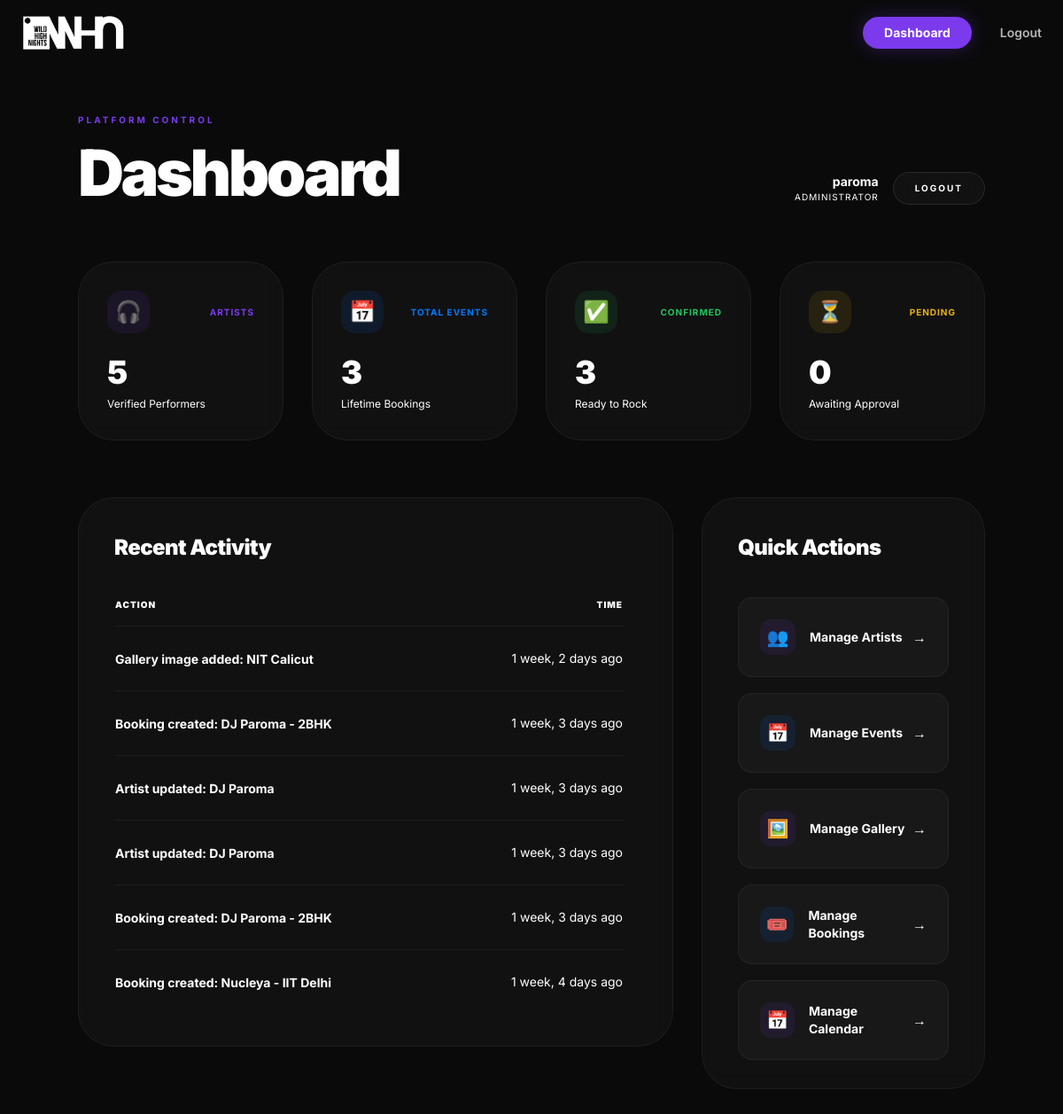
/dashboard/ (signed in), run on the app's committed database.
### bookings/models.py (models this page shows, shortened)
class ActivityLog(models.Model):
    action = models.CharField(max_length=255)
    created_at = models.DateTimeField(auto_now_add=True)

### bookings/views.py (the view)
# urls.py: path('dashboard/', views.dashboard_view, name='dashboard'),
@login_required(login_url='login')
def dashboard_view(request):
    context = {
        'total_artists': Artist.objects.count(),
        'total_bookings': Booking.objects.count(),
        'confirmed_events': Booking.objects.filter(status='Confirmed').count(),
        'pending_requests': Booking.objects.filter(status='Tentative').count(),
        'recent_bookings': Booking.objects.all().order_by('-date')[:5],
        'activity_logs': ActivityLog.objects.all().order_by('-created_at')[:10],
    }
    return render(request, 'bookings/dashboard.html', context)

### templates/bookings/dashboard.html (shortened to what this page needs)
{% extends 'base.html' %}
{% load static %}
{% block content %}
<div class="min-h-screen bg-whn-dark pt-32 pb-20 px-6">
    <div class="container mx-auto">
        <div class="flex flex-col md:flex-row md:items-end justify-between gap-8 mb-16" data-aos="fade-down">
            <div>
                <span class="text-whn-purple font-bold tracking-[0.3em] uppercase text-[10px] mb-4 block">Platform Control</span>
                <h1 class="text-6xl md:text-7xl font-black text-white tracking-tighter">Dashboard</h1>
            </div>
            <div class="flex items-center gap-4">
                <div class="text-right hidden md:block">
                    <p class="text-white font-bold text-sm">{{ user.username }}</p>
                    <p class="text-whn-tertiary text-[10px] uppercase tracking-widest">Administrator</p>
                </div>
                <a href="{% url 'logout' %}" class="px-6 py-2.5 rounded-full glass border border-white/10 text-[10px] font-bold hover:bg-red-500 hover:text-white hover:border-red-500 transition-all uppercase tracking-[0.2em]">Logout</a>
            </div>
        </div>
        <div class="grid grid-cols-1 md:grid-cols-2 lg:grid-cols-4 gap-8 mb-16">
            <div class="glass-card p-8 rounded-[2.5rem] border border-white/5 hover:border-whn-purple/30 transition-all duration-500 group" data-aos="fade-up" data-aos-delay="100">
                <div class="flex items-center justify-between mb-6">
                    <div class="w-12 h-12 rounded-2xl bg-whn-purple/10 flex items-center justify-center text-2xl group-hover:scale-110 transition-transform">🎧</div>
                    <span class="text-[10px] font-bold text-whn-purple uppercase tracking-widest">Artists</span>
                </div>
                <div class="text-4xl font-black text-white mb-2">{{ total_artists }}</div>
                <p class="text-whn-tertiary text-xs">Verified Performers</p>
            </div>
            <div class="glass-card p-8 rounded-[2.5rem] border border-white/5 hover:border-whn-blue/30 transition-all duration-500 group" data-aos="fade-up" data-aos-delay="200">
                <div class="flex items-center justify-between mb-6">
                    <div class="w-12 h-12 rounded-2xl bg-whn-blue/10 flex items-center justify-center text-2xl group-hover:scale-110 transition-transform">📅</div>
                    <span class="text-[10px] font-bold text-whn-blue uppercase tracking-widest">Total Events</span>
                </div>
                <div class="text-4xl font-black text-white mb-2">{{ total_bookings }}</div>
                <p class="text-whn-tertiary text-xs">Lifetime Bookings</p>
            </div>
            <div class="glass-card p-8 rounded-[2.5rem] border border-white/5 hover:border-green-500/30 transition-all duration-500 group" data-aos="fade-up" data-aos-delay="300">
                <div class="flex items-center justify-between mb-6">
                    <div class="w-12 h-12 rounded-2xl bg-green-500/10 flex items-center justify-center text-2xl group-hover:scale-110 transition-transform">✅</div>
                    <span class="text-[10px] font-bold text-green-500 uppercase tracking-widest">Confirmed</span>
                </div>
                <div class="text-4xl font-black text-white mb-2">{{ confirmed_events }}</div>
                <p class="text-whn-tertiary text-xs">Ready to Rock</p>
            </div>
            <div class="glass-card p-8 rounded-[2.5rem] border border-white/5 hover:border-yellow-500/30 transition-all duration-500 group" data-aos="fade-up" data-aos-delay="400">
                <div class="flex items-center justify-between mb-6">
                    <div class="w-12 h-12 rounded-2xl bg-yellow-500/10 flex items-center justify-center text-2xl group-hover:scale-110 transition-transform">⏳</div>
                    <span class="text-[10px] font-bold text-yellow-500 uppercase tracking-widest">Pending</span>
                </div>
                <div class="text-4xl font-black text-white mb-2">{{ pending_requests }}</div>
                <p class="text-whn-tertiary text-xs">Awaiting Approval</p>
            </div>
        </div>
        <div class="grid grid-cols-1 lg:grid-cols-3 gap-8">
            <div class="lg:col-span-2 glass-card rounded-[2.5rem] p-10 border border-white/5 recent-activity-card" data-aos="fade-right">
                <div class="flex items-center justify-between mb-10">
                    <h3 class="text-2xl font-black text-white tracking-tight">Recent Activity</h3>
                </div>
                <div class="recent-activity-list overflow-x-hidden">
                    <table class="w-full text-left">
                        <thead>
                            <tr class="border-b border-white/5">
                                <th class="pb-4 text-[10px] font-black text-whn-tertiary uppercase tracking-widest">Action</th>
                                <th class="pb-4 text-[10px] font-black text-whn-tertiary uppercase tracking-widest text-right">Time</th>
                            </tr>
                        </thead>
                        <tbody class="divide-y divide-white/5">
                            {% for log in activity_logs %}
                            <tr class="group">
                                <td class="py-6">
                                    <span class="text-white font-bold text-sm">{{ log.action }}</span>
                                </td>
                                <td class="py-6 text-sm text-whn-tertiary text-right">{{ log.created_at|timesince }} ago</td>
                            </tr>
                            {% empty %}
                            <tr>
                                <td colspan="2" class="py-10 text-center text-whn-tertiary text-sm italic">No recent activity recorded.</td>
                            </tr>
                            {% endfor %}
                        </tbody>
                    </table>
                </div>
            </div>
            <div class="glass-card rounded-[2.5rem] p-10 border border-white/5 quick-actions-card" data-aos="fade-left">
                <h3 class="text-2xl font-black text-white tracking-tight mb-10">Quick Actions</h3>
                <div class="quick-actions-list">
                    <a href="{% url 'manage_artists' %}" class="flex items-center justify-between p-6 rounded-2xl bg-white/[0.03] border border-white/5 hover:border-whn-purple/30 transition-all group">
                        <div class="flex items-center gap-4">
                            <div class="w-10 h-10 rounded-xl bg-whn-purple/10 flex items-center justify-center text-xl group-hover:scale-110 transition-transform">👥</div>
                            <span class="text-sm font-bold text-white">Manage Artists</span>
                        </div>
                        <span class="text-whn-tertiary group-hover:text-white transition-colors">→</span>
                    </a>
                    <a href="{% url 'manage_events' %}" class="flex items-center justify-between p-6 rounded-2xl bg-white/[0.03] border border-white/5 hover:border-whn-blue/30 transition-all group">
                        <div class="flex items-center gap-4">
                            <div class="w-10 h-10 rounded-xl bg-whn-blue/10 flex items-center justify-center text-xl group-hover:scale-110 transition-transform">📅</div>
                            <span class="text-sm font-bold text-white">Manage Events</span>
                        </div>
                        <span class="text-whn-tertiary group-hover:text-white transition-colors">→</span>
                    </a>
                    <a href="{% url 'manage_gallery' %}" class="flex items-center justify-between p-6 rounded-2xl bg-white/[0.03] border border-white/5 hover:border-whn-purple/30 transition-all group">
                        <div class="flex items-center gap-4">
                            <div class="w-10 h-10 rounded-xl bg-whn-purple/10 flex items-center justify-center text-xl group-hover:scale-110 transition-transform">🖼️</div>
                            <span class="text-sm font-bold text-white">Manage Gallery</span>
                        </div>
                        <span class="text-whn-tertiary group-hover:text-white transition-colors">→</span>
                    </a>
                    <a href="{% url 'manage_bookings' %}" class="flex items-center justify-between p-6 rounded-2xl bg-white/[0.03] border border-white/5 hover:border-whn-blue/30 transition-all group">
                        <div class="flex items-center gap-4">
                            <div class="w-10 h-10 rounded-xl bg-whn-blue/10 flex items-center justify-center text-xl group-hover:scale-110 transition-transform">🎟️</div>
                            <span class="text-sm font-bold text-white">Manage Bookings</span>
                        </div>
                        <span class="text-whn-tertiary group-hover:text-white transition-colors">→</span>
                    </a>
                    <a href="{% url 'admin_calendar' %}" class="flex items-center justify-between p-6 rounded-2xl bg-white/[0.03] border border-white/5 hover:border-whn-purple/30 transition-all group">
                        <div class="flex items-center gap-4">
                            <div class="w-10 h-10 rounded-xl bg-whn-purple/10 flex items-center justify-center text-xl group-hover:scale-110 transition-transform">📅</div>
                            <span class="text-sm font-bold text-white">Manage Calendar</span>
                        </div>
                        <span class="text-whn-tertiary group-hover:text-white transition-colors">→</span>
                    </a>
                </div>
            </div>
        </div>
    </div>
</div>
{% endblock %}

### static/css/homepage.css (style rules this page uses)
.glass { background: rgba(22, 22, 24, 0.7); backdrop-filter: blur(12px); -webkit-backdrop-filter: blur(12px); border: 1px solid rgba(255, 255, 255, 0.1); }
.glass-card { background: rgba(255, 255, 255, 0.03); backdrop-filter: blur(10px); -webkit-backdrop-filter: blur(10px); border: 1px solid rgba(255, 255, 255, 0.05); transition: all 0.3s ease; }

### templates/bookings/dashboard.html (style rules this page uses)
.recent-activity-card { min-height: 620px; height: 620px; overflow: hidden; }
.recent-activity-list { max-height: 520px; overflow-y: auto; padding-right: 15px; }
@media (min-width: 1024px) { .recent-activity-card { display: flex; flex-direction: column; min-height: 620px; height: 620px; } }
@media (min-width: 1024px) { .quick-actions-card { min-height: 620px; height: auto; padding-bottom: 32px; overflow: visible; } }
@media (min-width: 1024px) { .recent-activity-list { flex: 1; max-height: 520px; overflow-y: auto; } }
.quick-actions-list { display: flex; flex-direction: column; gap: 18px; }

### data on the page
ActivityLog: action "Gallery image added: NIT Calicut", created_at "1 week, 2 days"
ActivityLog: action "Booking created: DJ Paroma - 2BHK", created_at "1 week, 3 days"
ActivityLog: action "Artist updated: DJ Paroma", created_at "1 week, 3 days"
ActivityLog: action "Artist updated: DJ Paroma", created_at "1 week, 3 days"
ActivityLog: action "Booking created: DJ Paroma - 2BHK", created_at "1 week, 3 days"
ActivityLog: action "Booking created: Nucleya - IIT Delhi", created_at "1 week, 4 days"

### other printed values
{{ user.username }} "paroma"
{{ total_artists }} "5"
{{ total_bookings }} "3"
{{ confirmed_events }} "3"
{{ pending_requests }} "0"
